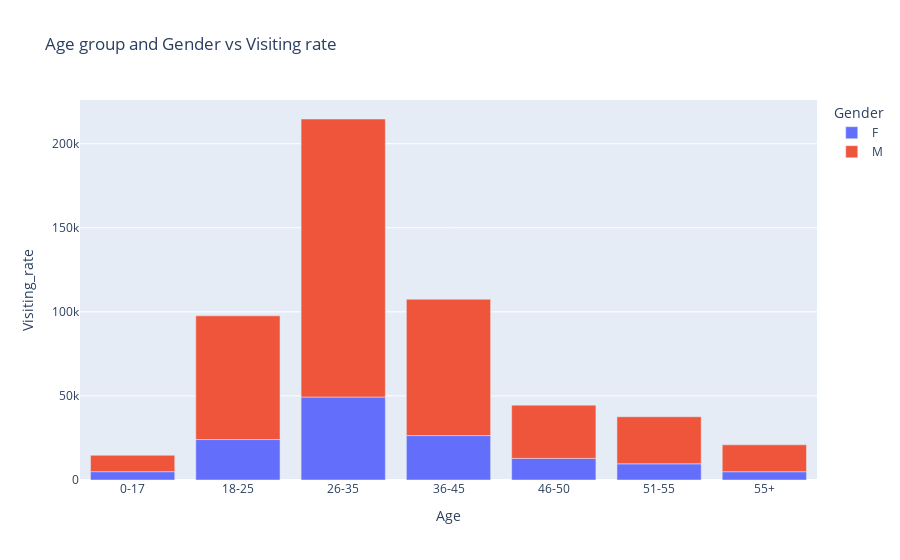

The cell this chart's notebook holds for it:
### Markdown cell above
#### 2. Which age group and gender have high visiting rate to the retail store?

### Code cell
data2 = data.groupby(['Age','Gender'])['User_ID'].count()
data2 = pd.DataFrame({'Age': data2.index.get_level_values(0), 'Gender': data2.index.get_level_values(1), 'Visiting_rate': data2.values})
fig = px.bar(data2, x='Age', y='Visiting_rate', color='Gender', title='Age group and Gender vs Visiting rate')
fig.show()

### Figure 1 — Plotly figure (JSON) as saved in the notebook; plotly's stock layout.template omitted (floating-point values rounded to 4 significant figures)
{"data": [{"alignmentgroup": "True", "hovertemplate": "Gender=F<br>Age=%{x}<br>Visiting_rate=%{y}<extra></extra>", "legendgroup": "F", "marker": {"color": "#636efa", "pattern": {"shape": ""}}, "name": "F", "offsetgroup": "F", "orientation": "v", "showlegend": true, "textposition": "auto", "type": "bar", "x": ["0-17", "18-25", "26-35", "36-45", "46-50", "51-55", "55+"], "xaxis": "x", "y": [4953, 24057, 49348, 26420, 12856, 9634, 4929], "yaxis": "y"}, {"alignmentgroup": "True", "hovertemplate": "Gender=M<br>Age=%{x}<br>Visiting_rate=%{y}<extra></extra>", "legendgroup": "M", "marker": {"color": "#EF553B", "pattern": {"shape": ""}}, "name": "M", "offsetgroup": "M", "orientation": "v", "showlegend": true, "textposition": "auto", "type": "bar", "x": ["0-17", "18-25", "26-35", "36-45", "46-50", "51-55", "55+"], "xaxis": "x", "y": [9754, 73577, 165342, 81079, 31670, 27984, 15974], "yaxis": "y"}], "layout": {"barmode": "relative", "legend": {"title": {"text": "Gender"}, "tracegroupgap": 0}, "title": {"text": "Age group and Gender vs Visiting rate"}, "xaxis": {"anchor": "y", "domain": [0, 1], "title": {"text": "Age"}}, "yaxis": {"anchor": "x", "domain": [0, 1], "title": {"text": "Visiting_rate"}}}}
